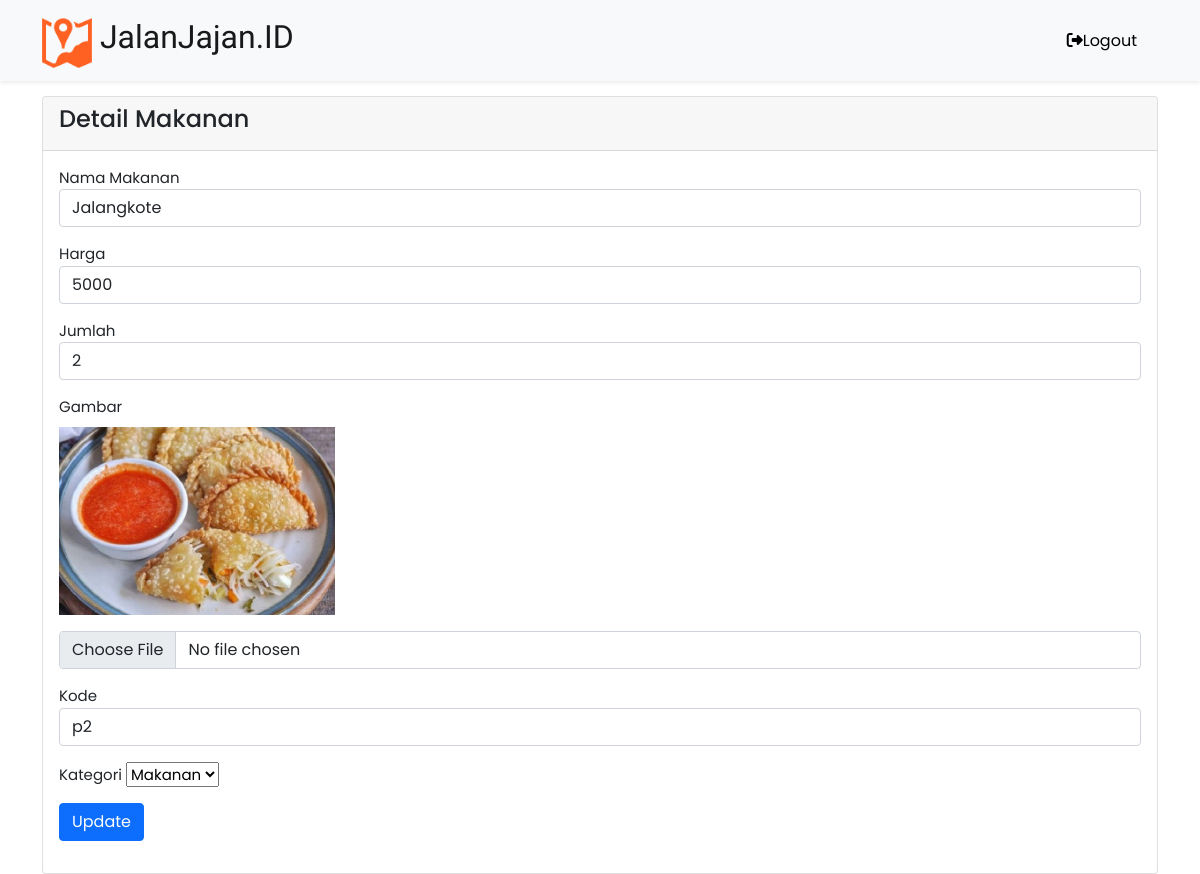
/edit.php?id=14, run on the app's committed database.
### tables this page shows
CREATE TABLE `product` (
  `id` int(11) NOT NULL,
  `product_name` varchar(255) NOT NULL,
  `product_price` varchar(100) NOT NULL,
  `product_qty` int(11) NOT NULL DEFAULT 1,
  `product_image` varchar(255) NOT NULL,
  `product_code` varchar(50) NOT NULL,
  `category` varchar(50) NOT NULL
);

### edit.php (the view, shortened to what this page needs)
<?php
    require 'code.php';
?>
<!DOCTYPE html>
<html>
<head>
    <link href="https://cdn.jsdelivr.net/npm/bootstrap@5.1.0/dist/css/bootstrap.min.css" rel="stylesheet">
    <link rel="stylesheet" href="https://cdnjs.cloudflare.com/ajax/libs/font-awesome/6.2.0/css/all.min.css">
    <link rel="stylesheet" href="gaya2.css">
</head>
<body>
    <nav class="navbar navbar-expand-lg navbar-light bg-light shadow-sm fixed-top">
      <div class="container">
        <a class="navbar-brand" href="index.php">
          <img src="img/logo4.png" alt="" width="50" height="50" class="d-inline-block align-text-top">
          JalanJajan.ID
        </a>
        <div class="collapse navbar-collapse" id="navbarSupportedContent">
          <form class="d-flex ms-auto">
            <a role="button" class="btn btn-light me-2" type="button" href="index.php"><i class="fa-solid fa-right-from-bracket"></i></i>Logout</a>
          </form>
        </div>
      </div>
    </nav>
<div class="container mt-5">
<div class="row">
    <div class="col-md-12">
        <div class="card mt-5">
            <div class="card-header">
                <h4>Detail Makanan</h4>
            </div>
            <div class="card-body">
            <?php
                        if(isset($_GET['id']))
                        {
                            $id = mysqli_real_escape_string($conn, $_GET['id']);
                            $query = "SELECT * FROM product WHERE id='$id' ";
                            $query_run = mysqli_query($conn, $query);
                            if(mysqli_num_rows($query_run) > 0)
                            {
                                $update = mysqli_fetch_array($query_run);
                                ?>
                                <form action="code.php" method="POST">
                                    <div class="mb-3">
                                        <label>Nama Makanan</label>
                                        <input type="text" name="product_name" value="<?=$update['product_name'];?>" class="form-control">
                                    </div>
                                    <div class="mb-3">
                                        <label>Harga</label>
                                        <input type="number" name="product_price" value="<?=$update['product_price'];?>" class="form-control">
                                    </div>
                                    <div class="mb-3">
                                        <label>Jumlah</label>
                                        <input type="number" name="product_qty" value="<?=$update['product_qty'];?>" class="form-control">
                                    </div>
                                    <div class="mb-3">
                                        <label>Gambar</label>
                                        <div class="row mb-3 mt-2">
                                          <img style="width:300px;" src="gambar/<?=$update['product_image'];?>" alt="">
                                        </div>
                                        <input type="file" name="product_image" value="gambar/<?=$update['product_image'];?>" class="form-control">
                                    </div>
                                    <div class="mb-3">
                                        <label>Kode</label>
                                        <input type="text" name="product_code" value="<?=$update['product_code'];?>" class="form-control">
                                    </div>
                                    <div class="mb-3">
                                        <label>Kategori</label>
                                        <select name="category" id="category" value="<?=$update['category'];?>">
                                            <option type="text" class="form-control">Makanan</option>
                                        </select>
                                    </div>
                                    <div class="mb-3">
                                        <button type="submit" name="update_makanan"  class="btn btn-primary">
                                            Update
                                        </button>
                                    </div>
                                </form>
                                <?php
                            }
                            else
                            {
                                echo "<h4>No Such Id Found</h4>";
                            }
                        }
                        ?>
                    </div>
                </div>
            </div>
        </div>
    </div>
</body>
</html>

### gaya2.css (style rules this page uses)
body { font-family: 'Poppins', sans-serif; font-size: 15px; overflow-x: hidden; }
.navbar-brand { font-family: 'Viga', sans-serif; font-size: 32px; }

### data on the page
product: product_name "Jalangkote", product_price "5000", product_qty "2", product_image (picture), product_code "p2", category "Makanan"
